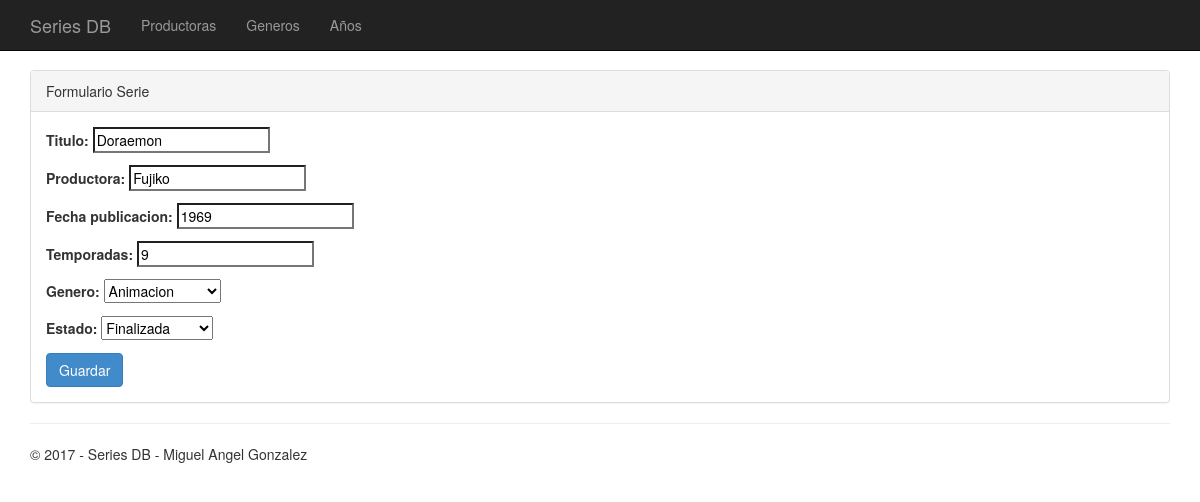
The app's page /modificar/5 with its own data.
### app/models.py (models this page shows, shortened)
class SerieTV(models.Model):
	titulo = models.CharField(max_length=30)
	productora = models.CharField(max_length=20)
	fecha_publicacion = models.IntegerField()
	temporadas = models.IntegerField()
	GENEROS = (
		(0, "Ciencia Ficcion"),
		(1, "Comedia"),
		(2, "Policiaca"),
		(3, "Terror"),
		(4, "Animacion"),
		(5, "Accion"),
		(6, "Drama"),
		(7, "Romance"),
		(8, "Documental"),
		(9, "Historia"),
		)
	genero = models.IntegerField(choices = GENEROS)
	ESTADO = (
		(0, "En produccion"),
		(1, "En emision"),
		(2, "Finalizada"),
		(3, "Cancelada"),
		)
	estado = models.IntegerField(choices = ESTADO)

### app/views.py (the view)
# urls.py: url(r'^modificar\/(?P<id>[0-9]+)$', app.views.modificar_serie, name='editar_serie'),
def modificar_serie(request, id):
	assert isinstance(request, HttpRequest)
	serie = SerieTV.objects.get(pk=id)
	if (request.method == 'POST'):
		formulario = FormSerieTV(request.POST, instance=serie)
		if (formulario.is_valid()):
			serie = formulario.save()
			return HttpResponseRedirect('/serie/' + str(serie.id))
	elif (request.method == 'GET'):
		return render(
			request,
			'app/form_serie.html',
			{
				'title':'Editar serie',
				'action':'/modificar/' + str(serie.id),
				'form': FormSerieTV(instance = serie),
				"serie":serie,
			}
		)
	else:
		return render(request, 'app/404.html')

### app/forms.py
class FormSerieTV(forms.ModelForm):
	class Meta:
		model = SerieTV
		fields = ("titulo",
			'productora',
			'fecha_publicacion',
			'temporadas',
			'genero',
			'estado'
			)

### app/templates/app/form_serie.html (shortened to what this page needs)
﻿{% extends "app/layout.html" %}
{% block content %}
<form action="{{action}}" method="POST">
    <div class="panel panel-default">
        <div class="panel-heading">Formulario Serie</div>
        <div class="panel-body">
            {{ form.as_p }}
            <input class="btn btn-primary" type="submit" value="Guardar"/>
        </div>
    </div>
</form>
{% endblock %}

### app/static/app/content/site.css (style rules this page uses)
body { padding-top: 50px; padding-bottom: 20px; }
input, select, textarea { max-width: 280px; }

### records on screen
SerieTV: titulo "Doraemon", productora "Fujiko", fecha_publicacion "1969", temporadas "9", genero "Animacion", estado "Finalizada"
